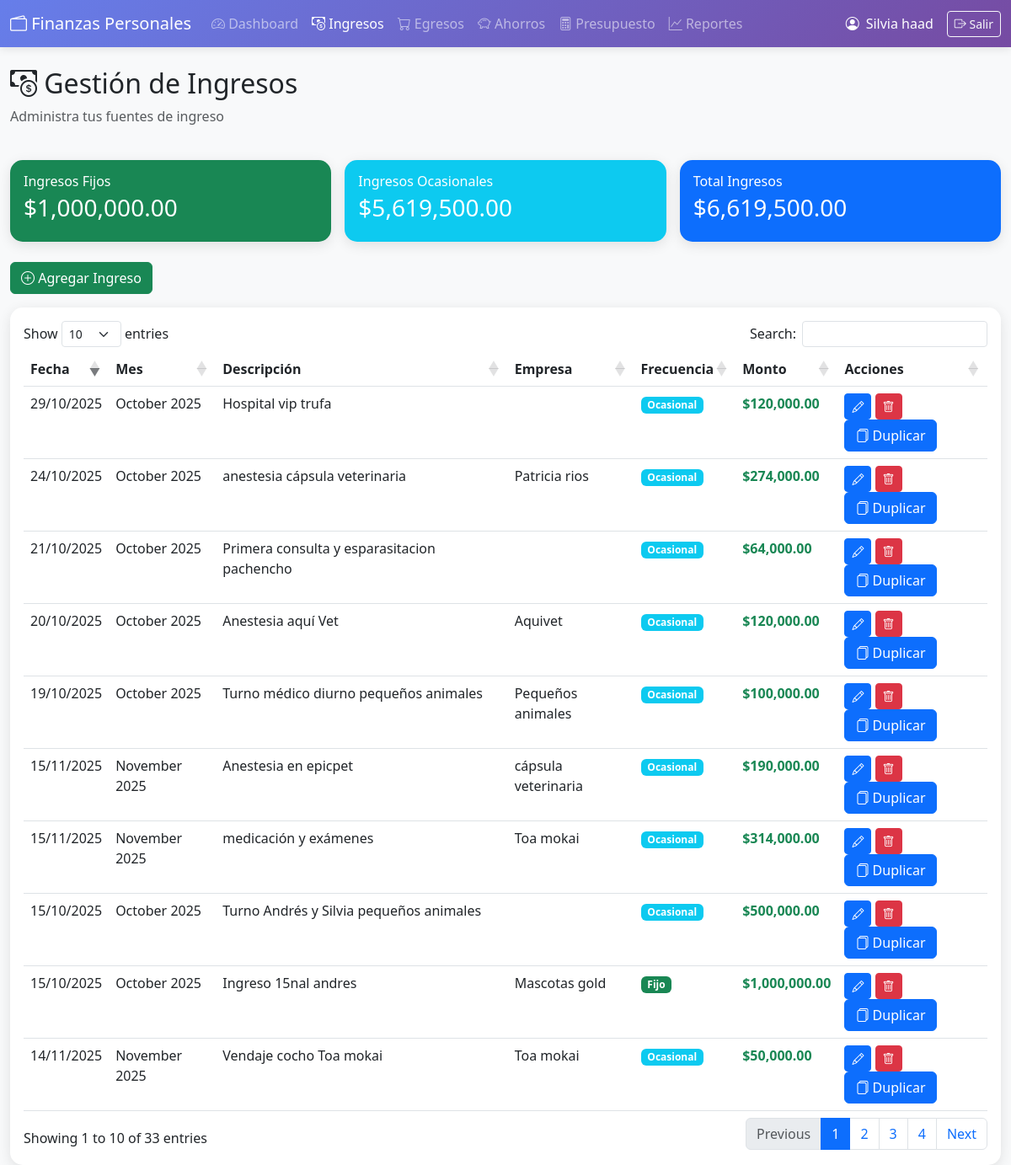
Screenshot of /ingresos.php (signed in) with the database file from the repository.
### tables this page shows
CREATE TABLE `ingresos` (
  `id_ingreso` int(11) NOT NULL AUTO_INCREMENT,
  `id_usuario` int(11) NOT NULL,
  `fecha` date NOT NULL,
  `mes` varchar(20) NOT NULL,
  `descripcion` varchar(255) NOT NULL,
  `empresa` varchar(100) DEFAULT NULL,
  `frecuencia` enum('fijo','ocasional') NOT NULL,
  `monto` decimal(12,2) NOT NULL,
  `fecha_registro` timestamp NOT NULL DEFAULT current_timestamp(),
  PRIMARY KEY (`id_ingreso`),
  KEY `idx_usuario_fecha` (`id_usuario`,`fecha`),
  CONSTRAINT `ingresos_ibfk_1` FOREIGN KEY (`id_usuario`) REFERENCES `usuarios` (`id_usuario`) ON DELETE CASCADE
);

### ingresos.php (the view, shortened to what this page needs)
<?php
$db = Database::getInstance()->getConnection();
$usuario_id = $_SESSION['usuario_id'];
$stmt = $db->prepare("SELECT * FROM ingresos WHERE id_usuario = ? ORDER BY fecha DESC");
$stmt->execute([$usuario_id]);
$ingresos = $stmt->fetchAll();
$stmt = $db->prepare("SELECT frecuencia, SUM(monto) as total FROM ingresos WHERE id_usuario = ? GROUP BY frecuencia");
$stmt->execute([$usuario_id]);
$totales_frecuencia = [];
while ($row = $stmt->fetch()) {
    $totales_frecuencia[$row['frecuencia']] = $row['total'];
}
?>
<!DOCTYPE html>
<html lang="es">
<head>
    <link href="https://cdn.jsdelivr.net/npm/bootstrap@5.3.0/dist/css/bootstrap.min.css" rel="stylesheet">
    <link href="https://cdn.jsdelivr.net/npm/bootstrap-icons@1.10.0/font/bootstrap-icons.css" rel="stylesheet">
    <link href="https://cdn.datatables.net/1.13.4/css/dataTables.bootstrap5.min.css" rel="stylesheet">
</head>
<body>
    <nav class="navbar navbar-expand-lg navbar-dark">
        <div class="container-fluid">
            <a class="navbar-brand" href="dashboard.php">
                <i class="bi bi-wallet2"></i> Finanzas Personales
            </a>
            <div class="collapse navbar-collapse" id="navbarNav">
                <ul class="navbar-nav me-auto">
                    <li class="nav-item">
                        <a class="nav-link" href="dashboard.php">
                            <i class="bi bi-speedometer2"></i> Dashboard
                        </a>
                    </li>
                    <li class="nav-item">
                        <a class="nav-link active" href="ingresos.php">
                            <i class="bi bi-cash-coin"></i> Ingresos
                        </a>
                    </li>
                    <li class="nav-item">
                        <a class="nav-link" href="egresos.php">
                            <i class="bi bi-cart"></i> Egresos
                        </a>
                    </li>
                    <li class="nav-item">
                        <a class="nav-link" href="ahorros.php">
                            <i class="bi bi-piggy-bank"></i> Ahorros
                        </a>
                    </li>
                    <li class="nav-item">
                        <a class="nav-link" href="presupuesto.php">
                            <i class="bi bi-calculator"></i> Presupuesto
                        </a>
                    </li>
                    <li class="nav-item">
                        <a class="nav-link" href="reportes.php">
                            <i class="bi bi-graph-up"></i> Reportes
                        </a>
                    </li>
                </ul>
                <div class="d-flex align-items-center text-white">
                    <i class="bi bi-person-circle me-2"></i>
                    <span class="me-3"><?php echo htmlspecialchars($_SESSION['usuario_nombre']); ?></span>
                    <a href="logout.php" class="btn btn-outline-light btn-sm">
                        <i class="bi bi-box-arrow-right"></i> Salir
                    </a>
                </div>
            </div>
        </div>
    </nav>
    <div class="container-fluid mt-4">
        <div class="row mb-4">
            <div class="col-12">
                <h2><i class="bi bi-cash-coin"></i> Gestión de Ingresos</h2>
                <p class="text-muted">Administra tus fuentes de ingreso</p>
            </div>
        </div>
        <div class="row g-3 mb-4">
            <div class="col-md-4">
                <div class="card stat-card bg-success text-white">
                    <div class="card-body">
                        <h6 class="mb-1">Ingresos Fijos</h6>
                        <h3>$<?php echo number_format($totales_frecuencia['fijo'] ?? 0, 2); ?></h3>
                    </div>
                </div>
            </div>
            <div class="col-md-4">
                <div class="card stat-card bg-info text-white">
                    <div class="card-body">
                        <h6 class="mb-1">Ingresos Ocasionales</h6>
                        <h3>$<?php echo number_format($totales_frecuencia['ocasional'] ?? 0, 2); ?></h3>
                    </div>
                </div>
            </div>
            <div class="col-md-4">
                <div class="card stat-card bg-primary text-white">
                    <div class="card-body">
                        <h6 class="mb-1">Total Ingresos</h6>
                        <h3>$<?php echo number_format(array_sum($totales_frecuencia), 2); ?></h3>
                    </div>
                </div>
            </div>
        </div>
        <div class="mb-3">
            <button class="btn btn-success" data-bs-toggle="modal" data-bs-target="#modalIngreso" onclick="limpiarFormulario()">
                <i class="bi bi-plus-circle"></i> Agregar Ingreso
            </button>
        </div>
        <div class="card stat-card">
            <div class="card-body">
                <div class="table-responsive">
                    <table id="tablaIngresos" class="table table-hover">
                        <thead>
                            <tr>
                                <th>Fecha</th>
                                <th>Mes</th>
                                <th>Descripción</th>
                                <th>Empresa</th>
                                <th>Frecuencia</th>
                                <th>Monto</th>
                                <th>Acciones</th>
                            </tr>
                        </thead>
                        <tbody>
                            <?php foreach($ingresos as $ingreso): ?>
                                <tr>
                                    <td><?php echo date('d/m/Y', strtotime($ingreso['fecha'])); ?></td>
                                    <td><?php echo htmlspecialchars($ingreso['mes']); ?></td>
                                    <td><?php echo htmlspecialchars($ingreso['descripcion']); ?></td>
                                    <td><?php echo htmlspecialchars($ingreso['empresa']); ?></td>
                                    <td>
                                        <span class="badge bg-<?php echo $ingreso['frecuencia'] === 'fijo' ? 'success' : 'info'; ?>">
                                            <?php echo ucfirst($ingreso['frecuencia']); ?>
                                        </span>
                                    </td>
                                    <td class="fw-bold text-success">$<?php echo number_format($ingreso['monto'], 2); ?></td>
                                    <td>
                                        <button class="btn btn-sm btn-primary" onclick="editarIngreso(<?php echo htmlspecialchars(json_encode($ingreso)); ?>)">
                                            <i class="bi bi-pencil"></i>
                                        </button>
                                        <button class="btn btn-sm btn-danger" onclick="eliminarIngreso(<?php echo $ingreso['id_ingreso']; ?>)">
                                            <i class="bi bi-trash"></i>
                                        </button>
                                        <button class="btn btn-primary" onclick="duplicarTodosIngresos()">
                                            <i class="bi bi-files"></i> Duplicar
                                        </button>
                                    </td>
                                </tr>
                            <?php endforeach; ?>
                        </tbody>
                    </table>
                </div>
            </div>
        </div>
    </div>
</body>
</html>

### ingresos.php (style rules this page uses)
body { background-color: #f8f9fa; }
.navbar { background: linear-gradient(135deg, #667eea 0%, #764ba2 100%); box-shadow: 0 2px 10px rgba(0,0,0,0.1); }
.stat-card { border-radius: 15px; border: none; box-shadow: 0 4px 15px rgba(0,0,0,0.1); }

### rows the page displays
ingresos: fecha "15/11/2025", mes "November 2025", descripcion "Anestesia en epicpet", empresa "cápsula veterinaria", frecuencia "Ocasional", monto "190,000.00"
ingresos: fecha "15/11/2025", mes "November 2025", descripcion "medicación y exámenes", empresa "Toa mokai", frecuencia "Ocasional", monto "314,000.00"
ingresos: fecha "14/11/2025", mes "November 2025", descripcion "Vendaje cocho Toa mokai", empresa "Toa mokai", frecuencia "Ocasional", monto "50,000.00"
ingresos: fecha "29/10/2025", mes "October 2025", descripcion "Hospital vip trufa", frecuencia "Ocasional", monto "120,000.00"
ingresos: fecha "24/10/2025", mes "October 2025", descripcion "anestesia cápsula veterinaria", empresa "Patricia rios", frecuencia "Ocasional", monto "274,000.00"
ingresos: fecha "21/10/2025", mes "October 2025", descripcion "Primera consulta y esparasitacion pachencho", frecuencia "Ocasional", monto "64,000.00"
ingresos: fecha "20/10/2025", mes "October 2025", descripcion "Anestesia aquí Vet", empresa "Aquivet", frecuencia "Ocasional", monto "120,000.00"
ingresos: fecha "19/10/2025", mes "October 2025", descripcion "Turno médico diurno pequeños animales", empresa "Pequeños animales", frecuencia "Ocasional", monto "100,000.00"
ingresos: fecha "15/10/2025", mes "October 2025", descripcion "Turno Andrés y Silvia pequeños animales", frecuencia "Ocasional", monto "500,000.00"
ingresos: fecha "15/10/2025", mes "October 2025", descripcion "Ingreso 15nal andres", empresa "Mascotas gold", frecuencia "Fijo", monto "1,000,000.00"

### other values shown
$_SESSION['usuario_nombre'] "Silvia haad"
$totales_frecuencia['fijo'] "1,000,000.00"
$totales_frecuencia['ocasional'] "5,619,500.00"
array_sum($totales_frecuencia) "6,619,500.00"
